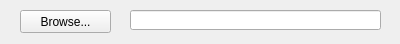
<?xml version="1.0" encoding="UTF-8"?>
<ui version="4.0">
 <class>FileUploadWidget</class>
 <widget class="QWidget" name="FileUploadWidget">
  <property name="geometry">
   <rect>
    <x>0</x>
    <y>0</y>
    <width>400</width>
    <height>44</height>
   </rect>
  </property>
  <property name="windowTitle">
   <string>Form</string>
  </property>
  <widget class="QLineEdit" name="lineEdit">
   <property name="geometry">
    <rect>
     <x>130</x>
     <y>10</y>
     <width>251</width>
     <height>20</height>
    </rect>
   </property>
  </widget>
  <widget class="QPushButton" name="pushButton">
   <property name="geometry">
    <rect>
     <x>20</x>
     <y>10</y>
     <width>91</width>
     <height>23</height>
    </rect>
   </property>
   <property name="text">
    <string>Browse...</string>
   </property>
  </widget>
 </widget>
 <resources/>
 <connections/>
 <slots>
  <signal>fileSelected(QFile*)</signal>
 </slots>
</ui>
